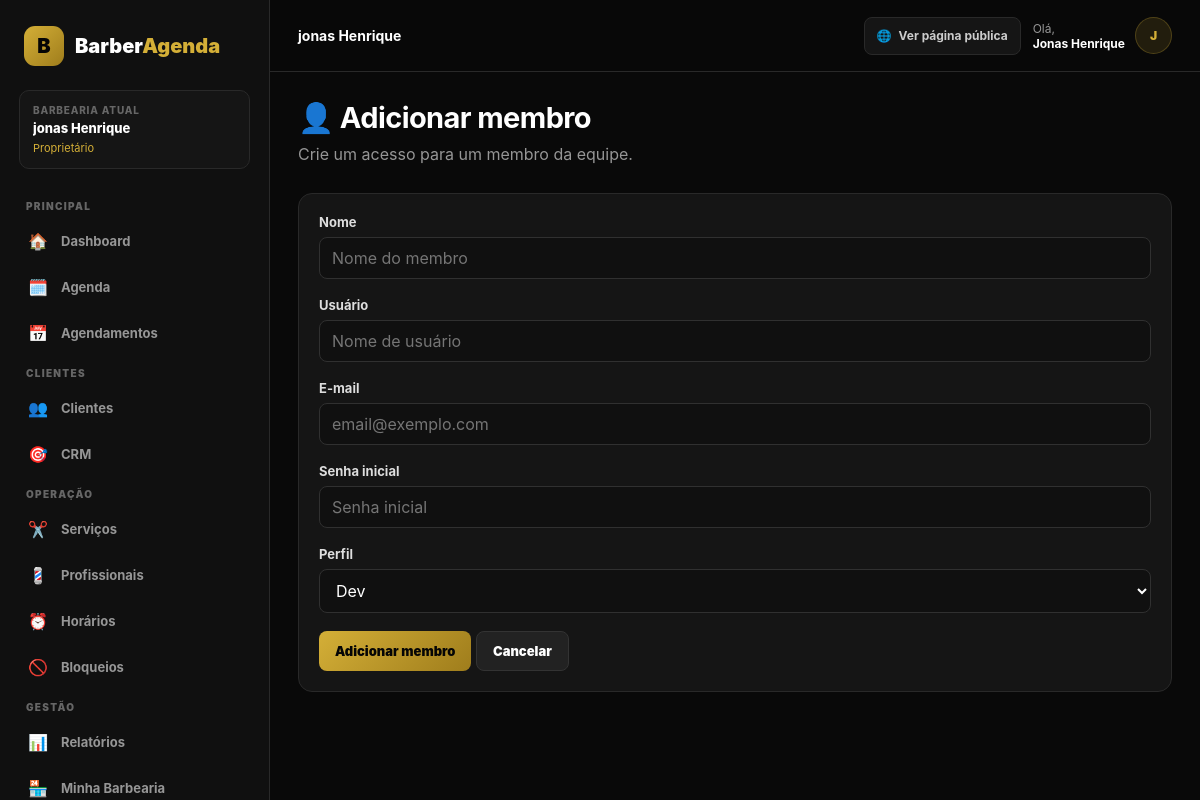
The page /dashboard/equipe/novo/ (signed in) on the database its author committed.
### apps/barbershops/models.py (models this page shows, shortened)
class Barbershop(models.Model):
    name = models.CharField(
        max_length=150,
    )
    slug = models.SlugField(
        unique=True,
    )
    phone = models.CharField(
        max_length=20,
        blank=True,
    )
    whatsapp = models.CharField(
        max_length=20,
        blank=True,
    )
    address = models.CharField(
        max_length=255,
        blank=True,
    )
    city = models.CharField(
        max_length=100,
        blank=True,
    )
    state = models.CharField(
        max_length=2,
        blank=True,
    )
    logo = models.ImageField(
        upload_to="barbershops/",
        blank=True,
        null=True,
    )
    active = models.BooleanField(
        default=True,
    )
    created_at = models.DateTimeField(
        auto_now_add=True,
    )
    updated_at = models.DateTimeField(
        auto_now=True,
    )

### apps/accounts/models.py (models this page shows, shortened)
class Membership(models.Model):
    ROLE_DEV = "dev"
    ROLE_OWNER = "owner"
    ROLE_MANAGER = "manager"
    ROLE_RECEPTIONIST = "receptionist"
    ROLE_PROFESSIONAL = "professional"
    ROLE_CHOICES = [
        (ROLE_DEV, "Dev"),
        (ROLE_OWNER, "Proprietário"),
        (ROLE_MANAGER, "Gerente"),
        (ROLE_RECEPTIONIST, "Recepcionista"),
        (ROLE_PROFESSIONAL, "Profissional"),
    ]
    user = models.ForeignKey(
        settings.AUTH_USER_MODEL,
        on_delete=models.CASCADE,
        related_name="memberships",
    )
    barbershop = models.ForeignKey(
        Barbershop,
        on_delete=models.CASCADE,
        related_name="memberships",
    )
    role = models.CharField(
        max_length=30,
        choices=ROLE_CHOICES,
    )
    active = models.BooleanField(
        default=True,
    )
    created_at = models.DateTimeField(
        auto_now_add=True,
    )
    updated_at = models.DateTimeField(
        auto_now=True,
    )
    class Meta:
        constraints = [
            models.UniqueConstraint(
                fields=[
                    "user",
                    "barbershop",
                ],
                name="unique_membership",
            )
        ]
    @property
    def is_dev(self):
        return self.role == self.ROLE_DEV
    @property
    def can_manage_barbershop(self):
        return self.role in {
            "dev",
            "owner",
            "manager",
        }
    @property
    def can_manage_subscription(self):
        return self.role in {
            "dev",
            "owner",
        }

### apps/dashboard/views.py (the view, shortened to what this page needs)
@login_required
@barbershop_required
@permission_required(
    "can_manage_barbershop"
)
def team_create(request):
    form = TeamMemberForm(
        request.POST or None
    )
    return render(
        request,
        "dashboard/team_form.html",
        {
            "form": form,
        },
    )

### apps/dashboard/forms.py (shortened to what this page needs)
class TeamMemberForm(forms.Form):
    first_name = forms.CharField(
        label="Nome",
        max_length=150,
        widget=forms.TextInput(
            attrs={
                "placeholder": "Nome do membro",
            }
        ),
    )
    username = forms.CharField(
        label="Usuário",
        max_length=150,
        widget=forms.TextInput(
            attrs={
                "placeholder": "Nome de usuário",
            }
        ),
    )
    email = forms.EmailField(
        label="E-mail",
        widget=forms.EmailInput(
            attrs={
                "placeholder": "email@exemplo.com",
            }
        ),
    )
    password = forms.CharField(
        label="Senha inicial",
        widget=forms.PasswordInput(
            attrs={
                "placeholder": "Senha inicial",
            }
        ),
    )
    role = forms.ChoiceField(
        label="Perfil",
        choices=Membership.ROLE_CHOICES,
    )

### apps/dashboard/templates/dashboard/team_form.html (shortened to what this page needs)
{% extends "dashboard/base_dashboard.html" %}
{% block content %}
<div class="page-header">
    <div>
        <h1>👤 Adicionar membro</h1>
        <p>
            Crie um acesso para um membro da equipe.
        </p>
    </div>
</div>
<div class="panel">
    <div class="panel-body">
        <form method="post">
            {% for field in form %}
                <div class="form-group">
                    <label>
                        {{ field.label }}
                    </label>
                    {{ field }}
                </div>
            {% endfor %}
            <button class="btn">
                Adicionar membro
            </button>
            <a href="{% url 'dashboard:team' %}" class="btn btn-secondary">
                Cancelar
            </a>
        </form>
    </div>
</div>
{% endblock %}

### apps/dashboard/templates/dashboard/base_dashboard.html (shortened to what this page needs)
<!DOCTYPE html>
<html lang="pt-BR">
<head>
</head>
<body>
<div class="dashboard-layout">
    <aside
        class="sidebar"
        id="sidebar"
    >
        <a
            href="{% url 'dashboard:home' %}"
            class="logo"
        >
            <div class="logo-icon">
                B
            </div>
            <div>
                Barber<span>Agenda</span>
            </div>
        </a>
        {% if request.barbershop %}
            <div class="sidebar-business">
                <div class="sidebar-business-label">
                    Barbearia atual
                </div>
                <div class="sidebar-business-name">
                    {{ request.barbershop.name }}
                </div>
                {% if request.membership %}
                    <div class="sidebar-role">
                        {% if request.user.is_superuser %}
                            💻 Dev
                        {% else %}
                            {{ request.membership.get_role_display }}
                        {% endif %}
                    </div>
                {% endif %}
            </div>
        {% endif %}
        <div class="sidebar-title">
            Principal
        </div>
        <nav class="menu">
            <a
                href="{% url 'dashboard:home' %}"
                class="menu-link
                "
            >
                <span class="menu-icon">🏠</span>
                Dashboard
            </a>
            <a
                href="{% url 'dashboard:agenda' %}"
                class="menu-link
                "
            >
                <span class="menu-icon">🗓️</span>
                Agenda
            </a>
            <a
                href="{% url 'dashboard:bookings' %}"
                class="menu-link
                "
            >
                <span class="menu-icon">📅</span>
                Agendamentos
            </a>
        </nav>
        <div class="sidebar-title">
            Clientes
        </div>
        <nav class="menu">
            <a
                href="{% url 'dashboard:customers' %}"
                class="menu-link
                "
            >
                <span class="menu-icon">👥</span>
                Clientes
            </a>
            <a
                href="{% url 'dashboard:crm' %}"
                class="menu-link
                "
            >
                <span class="menu-icon">🎯</span>
                CRM
            </a>
        </nav>
        <div class="sidebar-title">
            Operação
        </div>
        <nav class="menu">
            <a
                href="{% url 'dashboard:services' %}"
                class="menu-link
                "
            >
                <span class="menu-icon">✂️</span>
                Serviços
            </a>
            <a
                href="{% url 'dashboard:professionals' %}"
                class="menu-link
                "
            >
                <span class="menu-icon">💈</span>
                Profissionais
            </a>
            <a
                href="{% url 'dashboard:schedules' %}"
                class="menu-link
                "
            >
                <span class="menu-icon">⏰</span>
                Horários
            </a>
            <a
                href="{% url 'dashboard:blocks' %}"
                class="menu-link
                "
            >
                <span class="menu-icon">🚫</span>
                Bloqueios
            </a>
        </nav>
        <div class="sidebar-title">
            Gestão
        </div>
        <nav class="menu">
            <a
                href="{% url 'dashboard:reports' %}"
                class="menu-link
                "
            >
                <span class="menu-icon">📊</span>
                Relatórios
            </a>
            {% if request.user.is_superuser or request.membership.can_manage_barbershop %}
                <a
                    href="{% url 'dashboard:barbershop_settings' %}"
                    class="menu-link
                    "
                >
                    <span class="menu-icon">🏪</span>
                    Minha Barbearia
                </a>
            {% endif %}
        </nav>
    </aside>
    <main class="main">
        <header class="topbar">
            <div class="topbar-left">
                <div class="topbar-title">
                    {% if request.barbershop %}
                        {{ request.barbershop.name }}
                    {% else %}
                        Painel da Barbearia
                    {% endif %}
                </div>
            </div>
            <div class="topbar-actions">
                {% if request.barbershop %}
                    <a
                        href="/b/{{ request.barbershop.slug }}/"
                        target="_blank"
                        class="public-page-button"
                    >
                        🌐
                        <span>
                            Ver página pública
                        </span>
                    </a>
                {% endif %}
                <div class="topbar-user">
                    <div class="topbar-user-text">
                        Olá,
                        <strong>
                            {% if request.user.first_name %}
                                {{ request.user.first_name }}
                            {% else %}
                                {{ request.user.username }}
                            {% endif %}
                        </strong>
                    </div>
                    <div class="user-avatar">
                        {% if request.user.first_name %}
                            {{ request.user.first_name|first|upper }}
                        {% else %}
                            {{ request.user.username|first|upper }}
                        {% endif %}
                    </div>
                </div>
            </div>
        </header>
        <div class="content">
            {% block content %}
            {% endblock %}
        </div>
    </main>
</div>
</body>
</html>

### rows shown on the page
Barbershop: barbershop.name "jonas Henrique"
Membership: membership.role "Proprietário"

### other values the page prints
{{ request.user.first_name }} "Jonas Henrique"
{{ request.user.first_name|first|upper }} "J"
{{ field.label }} "Nome" "Usuário" "E-mail" "Senha inicial" "Perfil"
